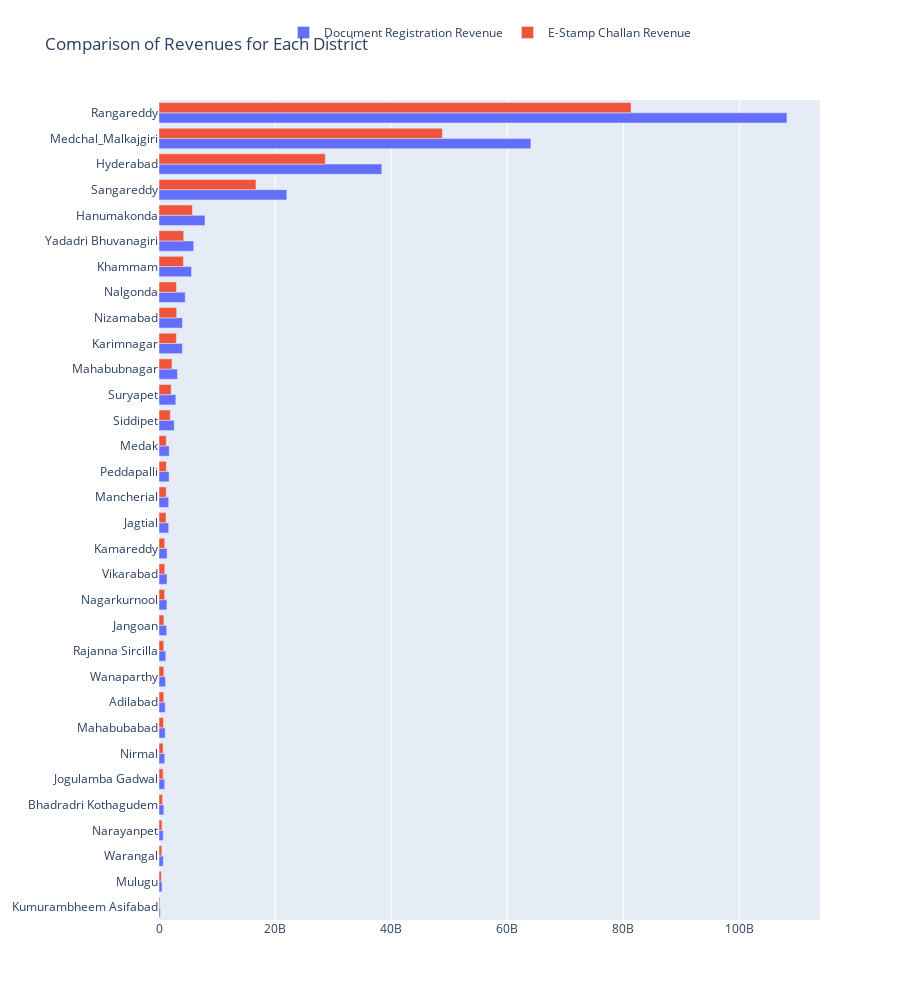

Notebook code cell kept with this figure:
### Code cell
# Sorting the dataframe by the total revenue in descending order
merged_revs['total_revenue'] = merged_revs['documents_registered_rev'] + merged_revs['estamps_challans_rev']
merged_revs = merged_revs.sort_values(by='total_revenue', ascending=True)

# Side by Side Horizontal Bar Chart for Revenues
fig = go.Figure(data=[
    go.Bar(name='Document Registration Revenue', y=merged_revs['district'], x=merged_revs['documents_registered_rev'], orientation='h'),
    go.Bar(name='E-Stamp Challan Revenue', y=merged_revs['district'], x=merged_revs['estamps_challans_rev'], orientation='h')
])

# Update the layout
fig.update_layout(
    barmode='group',
    title="Comparison of Revenues for Each District",
    height=1000,
    legend=dict(
        x=0.5,  # x position of the legend
        y=1.1,  # y position of the legend
        xanchor='center',  # anchor the x position
        orientation='h',  # horizontal orientation
        font=dict(size=12)  # font size
    )
)

fig.show()

### Figure 1 — Plotly figure (JSON) as saved in the notebook; plotly's stock layout.template omitted (floating-point values rounded to 4 significant figures)
{"data": [{"name": "Document Registration Revenue", "orientation": "h", "type": "bar", "x": [227462583, 515528121, 738341643, 722273314, 824712666, 978779682, 988708614, 1058624771, 1066971491, 1126819540, 1169030429, 1329898858, 1358262744, 1381189602, 1396196267, 1666081307, 1668092668, 1740644457, 1765752735, 2625072577, 2902358766, 3186731550, 4024475054, 4046937361, 4521634367, 5606141586, 5973744502, 7927494100, 22024502771, 38396743983, 64071382839, 108198682809], "y": ["Kumurambheem Asifabad", "Mulugu", "Warangal", "Narayanpet", "Bhadradri Kothagudem", "Jogulamba Gadwal", "Nirmal", "Mahabubabad", "Adilabad", "Wanaparthy", "Rajanna Sircilla", "Jangoan", "Nagarkurnool", "Vikarabad", "Kamareddy", "Jagtial", "Mancherial", "Peddapalli", "Medak", "Siddipet", "Suryapet", "Mahabubnagar", "Karimnagar", "Nizamabad", "Nalgonda", "Khammam", "Yadadri Bhuvanagiri", "Hanumakonda", "Sangareddy", "Hyderabad", "Medchal_Malkajgiri", "Rangareddy"]}, {"name": "E-Stamp Challan Revenue", "orientation": "h", "type": "bar", "x": [145692452, 408743315, 484464966, 517604092, 616009645, 709344353, 707305113, 779396646, 831038256, 830193698, 825570704, 842885890, 980926364, 995418682, 982520443, 1202617958, 1246862431, 1271068835, 1250558303, 1947542406, 2092895272, 2236920432, 2989066355, 3047094971, 3009297574, 4208231368, 4254388510, 5751116148, 16708219605, 28652397786, 48819368222, 81336993463], "y": ["Kumurambheem Asifabad", "Mulugu", "Warangal", "Narayanpet", "Bhadradri Kothagudem", "Jogulamba Gadwal", "Nirmal", "Mahabubabad", "Adilabad", "Wanaparthy", "Rajanna Sircilla", "Jangoan", "Nagarkurnool", "Vikarabad", "Kamareddy", "Jagtial", "Mancherial", "Peddapalli", "Medak", "Siddipet", "Suryapet", "Mahabubnagar", "Karimnagar", "Nizamabad", "Nalgonda", "Khammam", "Yadadri Bhuvanagiri", "Hanumakonda", "Sangareddy", "Hyderabad", "Medchal_Malkajgiri", "Rangareddy"]}], "layout": {"barmode": "group", "height": 1000, "legend": {"font": {"size": 12}, "orientation": "h", "x": 0.5, "xanchor": "center", "y": 1.1}, "title": {"text": "Comparison of Revenues for Each District"}}}
